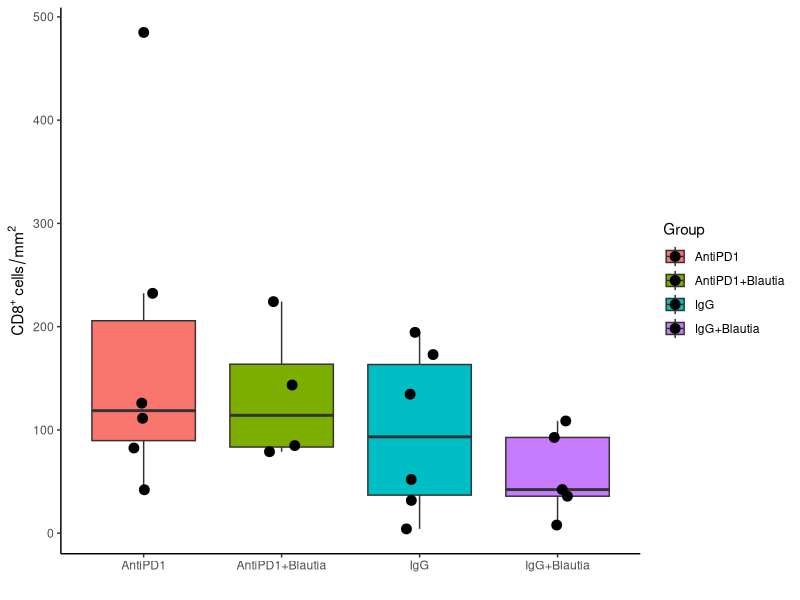
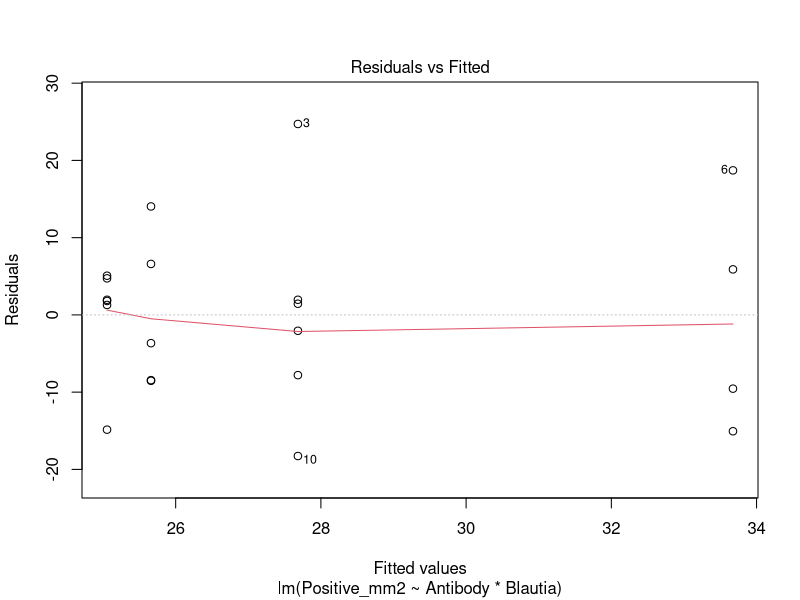
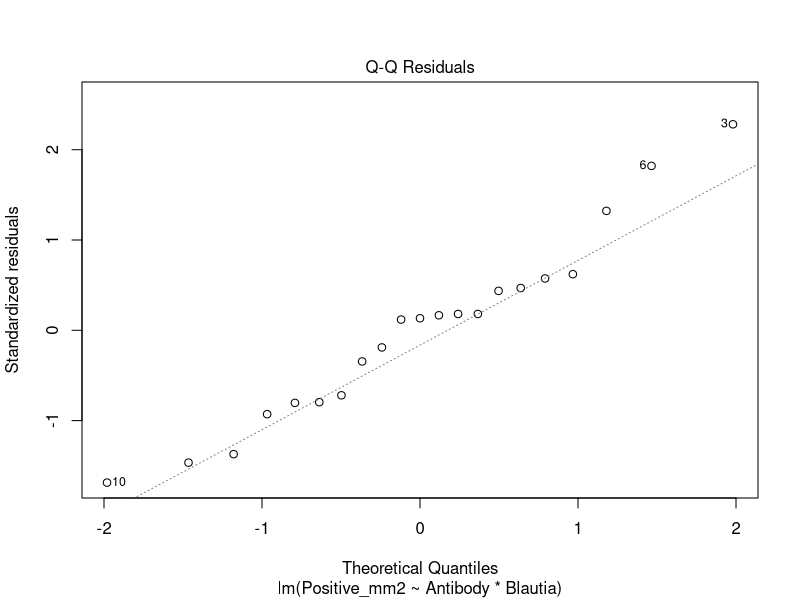
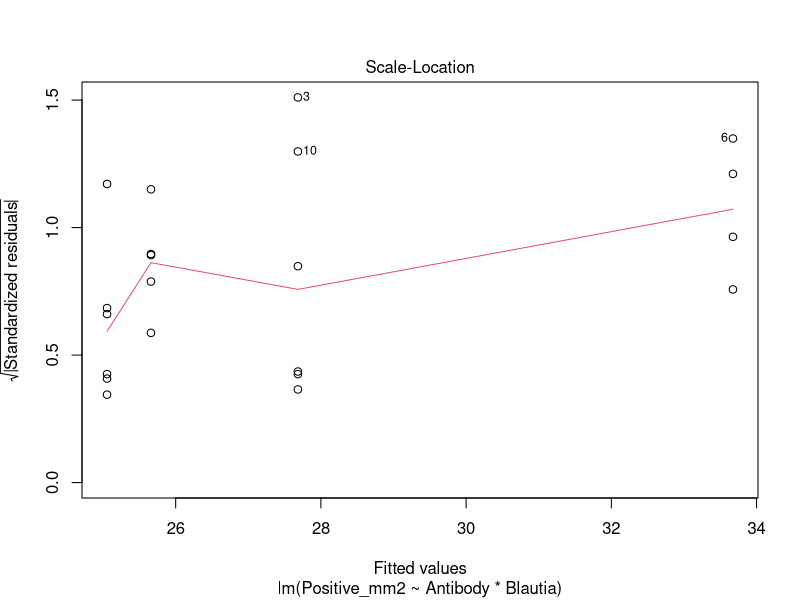
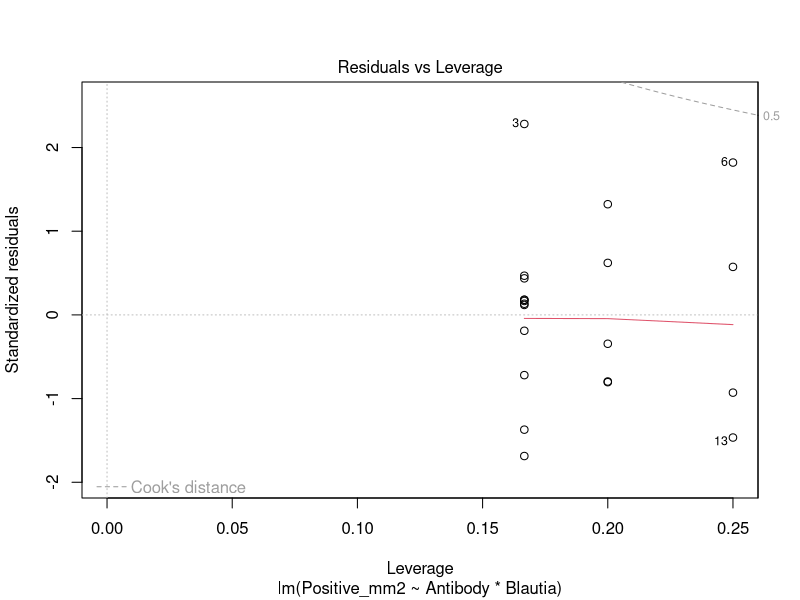
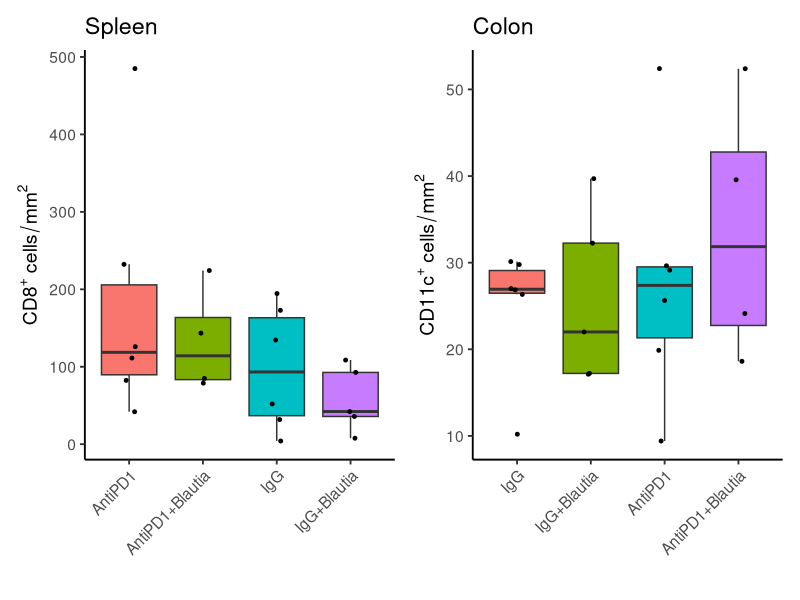
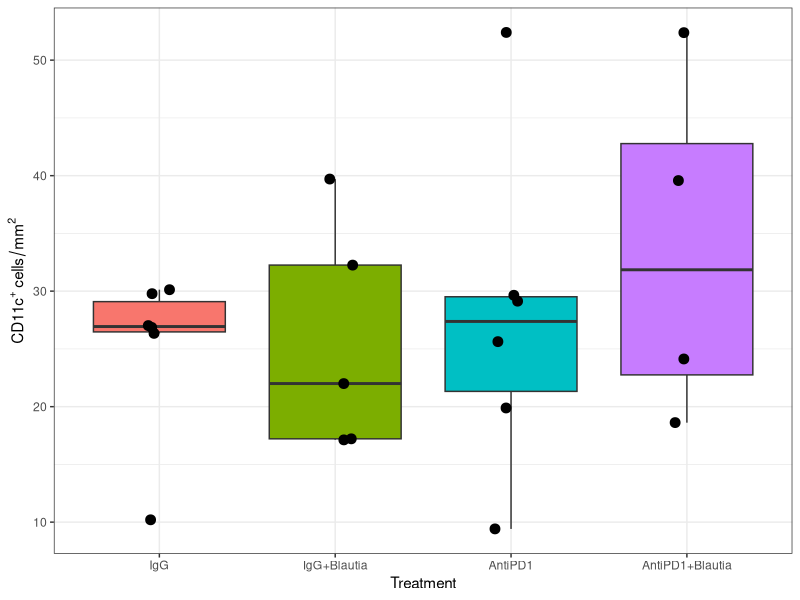

Here is the R script that generated these plots, in order:
## ---- chunk 1
knitr::opts_chunk$set(echo = TRUE)
## ---- chunk 2
library(tidyverse)
library(readxl)

IHC_Spleen <- read_excel("../data/IHC_Spleen.xlsx")
IHC_colon <- read_excel("../data/IHC_colon.xlsx")

IHC_Spleen <- IHC_Spleen %>%
  mutate(
    Group = case_when(
      str_detect(Image, "AntiPD1_85v1\\+Blautia") ~ "AntiPD1+Blautia",
      str_detect(Image, "AntiPD1_85v1") ~ "AntiPD1",
      str_detect(Image, "IgG_85v1\\+Blautia") ~ "IgG+Blautia",
      str_detect(Image, "IgG_85v1") ~ "IgG"
    ),
    Positive_mm2 = `Num Positive per mm^2`
  )
## ---- chunk 3
ggplot(IHC_Spleen,
       aes(Group, Positive_mm2, fill = Group)) +
  geom_boxplot(outlier.shape = NA) +
  geom_jitter(width = 0.1, size = 3) +
  theme_classic() +
  ylab(expression(CD8^"+"~cells/mm^2)) +
  xlab("")
## ---- chunk 4
IHC_colon <- IHC_colon %>%
  mutate(
    Mouse = str_extract(Image, "m\\dc\\d"),
    Group = case_when(
      str_detect(Image, "AntiPD1_85v1\\+Blautia") ~ "AntiPD1+Blautia",
      str_detect(Image, "AntiPD1_85v1") ~ "AntiPD1",
      str_detect(Image, "IgG_85v1\\+Blautia") ~ "IgG+Blautia",
      str_detect(Image, "IgG_85v1") ~ "IgG"
    ),
    Positive_mm2 = `Num Positive per mm^2`
  )
## ---- chunk 5
colon_mouse <- IHC_colon %>%
  group_by(Mouse, Group) %>%
  summarise(
    Positive_mm2 = mean(Positive_mm2),
    n_ROI = n(),
    .groups = "drop"
  )
## ---- chunk 6
colon_mouse
## ---- chunk 7
colon_mouse$Group <- factor(
  colon_mouse$Group,
  levels = c("IgG", "IgG+Blautia", "AntiPD1", "AntiPD1+Blautia")
)

fig4G <- ggplot(colon_mouse,
       aes(Group, Positive_mm2, fill = Group)) +
  geom_boxplot(outlier.shape = NA) +
  geom_jitter(width = 0.1, size = 3) +
  theme_bw() +
  theme(legend.position = "none") +
  ylab(expression(CD11c^"+"~cells/mm^2)) +
  xlab("Treatment")

ggsave("../../manuscript/figures/panels/fig4G_cd11c-colon.svg",
       fig4G,
       height = 4, width = 5)

## ---- chunk 8
colon_mouse <- colon_mouse %>%
  mutate(
    Antibody = ifelse(grepl("AntiPD1", Group), "AntiPD1", "IgG"),
    Blautia = ifelse(grepl("Blautia", Group), "Yes", "No")
  )

model <- lm(Positive_mm2 ~ Antibody * Blautia, data = colon_mouse)

anova(model)
summary(model)
plot(model)
model_log <- lm(log1p(Positive_mm2) ~ Antibody * Blautia,
                data = colon_mouse)

anova(model_log)

library(emmeans)

emmeans(model_log, pairwise ~ Antibody * Blautia,
        adjust = "tukey")
## ---- chunk 9
library(patchwork)
library(ggplot2)

p1 <- ggplot(IHC_Spleen,
             aes(x = Group, y = Positive_mm2, fill = Group)) +
  geom_boxplot(outlier.shape = NA) +
  geom_jitter(width = 0.1, size = 1) +
  theme_classic(base_size = 14) +
  theme(
    legend.position = "none",
    axis.text.x = element_text(angle = 45, hjust = 1)
  ) +
  ylab(expression(CD8^"+"~cells/mm^2)) +
  xlab("") +
  ggtitle("Spleen")

p2 <- ggplot(colon_mouse,
             aes(x = Group, y = Positive_mm2, fill = Group)) +
  geom_boxplot(outlier.shape = NA) +
  geom_jitter(width = 0.1, size = 1) +
  theme_classic(base_size = 14) +
  theme(
    legend.position = "none",
    axis.text.x = element_text(angle = 45, hjust = 1)
  ) +
  ylab(expression(CD11c^"+"~cells/mm^2)) +
  xlab("") +
  ggtitle("Colon")

p1 + p2
